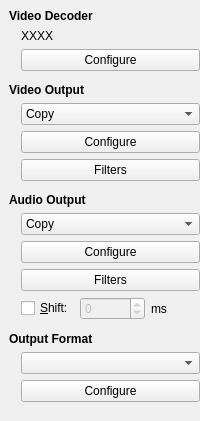
  <widget class="QDockWidget" name="codecWidget">
   <property name="styleSheet">
    <string notr="true"/>
   </property>
   <property name="features">
    <set>QDockWidget::NoDockWidgetFeatures</set>
   </property>
   <property name="allowedAreas">
    <set>Qt::LeftDockWidgetArea|Qt::RightDockWidgetArea</set>
   </property>
   <property name="windowTitle">
    <string>Codec Options</string>
   </property>
   <attribute name="dockWidgetArea">
    <number>1</number>
   </attribute>
   <widget class="QWidget" name="dockWidgetContents">
    <layout class="QVBoxLayout" name="verticalLayout_9">
     <property name="spacing">
      <number>0</number>
     </property>
     <property name="leftMargin">
      <number>9</number>
     </property>
     <property name="topMargin">
      <number>9</number>
     </property>
     <property name="rightMargin">
      <number>0</number>
     </property>
     <property name="bottomMargin">
      <number>9</number>
     </property>
     <item>
      <layout class="QVBoxLayout" name="verticalLayout_3">
       <property name="spacing">
        <number>0</number>
       </property>
       <property name="sizeConstraint">
        <enum>QLayout::SetDefaultConstraint</enum>
       </property>
       <item>
        <widget class="QLabel" name="label_7">
         <property name="text">
          <string>&lt;b&gt;Video Decoder&lt;b&gt;</string>
         </property>
        </widget>
       </item>
       <item>
        <spacer name="verticalSpacer_7">
         <property name="orientation">
          <enum>Qt::Vertical</enum>
         </property>
         <property name="sizeType">
          <enum>QSizePolicy::Fixed</enum>
         </property>
         <property name="sizeHint" stdset="0">
          <size>
           <width>20</width>
           <height>6</height>
          </size>
         </property>
        </spacer>
       </item>
       <item>
        <layout class="QHBoxLayout" name="videoLayout_2">
         <property name="spacing">
          <number>0</number>
         </property>
         <property name="margin">
          <number>0</number>
         </property>
         <item>
          <spacer>
           <property name="orientation">
            <enum>Qt::Horizontal</enum>
           </property>
           <property name="sizeType">
            <enum>QSizePolicy::Fixed</enum>
           </property>
           <property name="sizeHint" stdset="0">
            <size>
             <width>12</width>
             <height>0</height>
            </size>
           </property>
          </spacer>
         </item>
         <item>
          <layout class="QVBoxLayout" name="_6">
           <property name="spacing">
            <number>6</number>
           </property>
           <property name="margin">
            <number>0</number>
           </property>
           <item>
            <widget class="QLabel" name="labelVideoDecoder">
             <property name="text">
              <string>XXXX</string>
             </property>
            </widget>
           </item>
           <item>
            <widget class="QPushButton" name="pushButtonDecoderConf">
             <property name="enabled">
              <bool>true</bool>
             </property>
             <property name="sizePolicy">
              <sizepolicy hsizetype="Minimum" vsizetype="Fixed">
               <horstretch>0</horstretch>
               <verstretch>0</verstretch>
              </sizepolicy>
             </property>
             <property name="text">
              <string>Configure</string>
             </property>
            </widget>
           </item>
          </layout>
         </item>
        </layout>
       </item>
       <item>
        <spacer name="verticalSpacer_11">
         <property name="orientation">
          <enum>Qt::Vertical</enum>
         </property>
         <property name="sizeType">
          <enum>QSizePolicy::Fixed</enum>
         </property>
         <property name="sizeHint" stdset="0">
          <size>
           <width>20</width>
           <height>12</height>
          </size>
         </property>
        </spacer>
       </item>
       <item>
        <widget class="QLabel" name="label_3">
         <property name="sizePolicy">
          <sizepolicy hsizetype="Preferred" vsizetype="Preferred">
           <horstretch>0</horstretch>
           <verstretch>0</verstretch>
          </sizepolicy>
         </property>
         <property name="text">
          <string>&lt;b&gt;Video Output&lt;/b&gt;</string>
         </property>
         <property name="textFormat">
          <enum>Qt::AutoText</enum>
         </property>
        </widget>
       </item>
       <item>
        <spacer name="verticalSpacer_8">
         <property name="orientation">
          <enum>Qt::Vertical</enum>
         </property>
         <property name="sizeType">
          <enum>QSizePolicy::Fixed</enum>
         </property>
         <property name="sizeHint" stdset="0">
          <size>
           <width>20</width>
           <height>6</height>
          </size>
         </property>
        </spacer>
       </item>
       <item>
        <layout class="QHBoxLayout" name="videoLayout">
         <property name="spacing">
          <number>0</number>
         </property>
         <property name="margin">
          <number>0</number>
         </property>
         <item>
          <spacer>
           <property name="orientation">
            <enum>Qt::Horizontal</enum>
           </property>
           <property name="sizeType">
            <enum>QSizePolicy::Fixed</enum>
           </property>
           <property name="sizeHint" stdset="0">
            <size>
             <width>12</width>
             <height>0</height>
            </size>
           </property>
          </spacer>
         </item>
         <item>
          <layout class="QVBoxLayout" name="_7" stretch="0,0,0">
           <property name="spacing">
            <number>6</number>
           </property>
           <property name="sizeConstraint">
            <enum>QLayout::SetDefaultConstraint</enum>
           </property>
           <property name="margin">
            <number>0</number>
           </property>
           <item>
            <widget class="QComboBox" name="comboBoxVideo">
             <property name="sizePolicy">
              <sizepolicy hsizetype="MinimumExpanding" vsizetype="Fixed">
               <horstretch>0</horstretch>
               <verstretch>0</verstretch>
              </sizepolicy>
             </property>
             <property name="sizeAdjustPolicy">
              <enum>QComboBox::AdjustToContents</enum>
             </property>
             <item>
              <property name="text">
               <string>Copy</string>
              </property>
             </item>
            </widget>
           </item>
           <item>
            <widget class="QPushButton" name="pushButtonVideoConf">
             <property name="enabled">
              <bool>true</bool>
             </property>
             <property name="sizePolicy">
              <sizepolicy hsizetype="Minimum" vsizetype="Fixed">
               <horstretch>0</horstretch>
               <verstretch>0</verstretch>
              </sizepolicy>
             </property>
             <property name="text">
              <string>Configure</string>
             </property>
            </widget>
           </item>
           <item>
            <widget class="QPushButton" name="pushButtonVideoFilter">
             <property name="enabled">
              <bool>true</bool>
             </property>
             <property name="sizePolicy">
              <sizepolicy hsizetype="Minimum" vsizetype="Fixed">
               <horstretch>0</horstretch>
               <verstretch>0</verstretch>
              </sizepolicy>
             </property>
             <property name="text">
              <string>Filters</string>
             </property>
            </widget>
           </item>
          </layout>
         </item>
        </layout>
       </item>
       <item>
        <spacer name="verticalSpacer_12">
         <property name="orientation">
          <enum>Qt::Vertical</enum>
         </property>
         <property name="sizeType">
          <enum>QSizePolicy::Fixed</enum>
         </property>
         <property name="sizeHint" stdset="0">
          <size>
           <width>20</width>
           <height>12</height>
          </size>
         </property>
        </spacer>
       </item>
       <item>
        <widget class="QLabel" name="label_5">
         <property name="sizePolicy">
          <sizepolicy hsizetype="Preferred" vsizetype="Preferred">
           <horstretch>0</horstretch>
           <verstretch>0</verstretch>
          </sizepolicy>
         </property>
         <property name="text">
          <string>&lt;b&gt;Audio Output&lt;/b&gt;</string>
         </property>
         <property name="textFormat">
          <enum>Qt::AutoText</enum>
         </property>
        </widget>
       </item>
       <item>
        <spacer name="verticalSpacer_9">
         <property name="orientation">
          <enum>Qt::Vertical</enum>
         </property>
         <property name="sizeType">
          <enum>QSizePolicy::Fixed</enum>
         </property>
         <property name="sizeHint" stdset="0">
          <size>
           <width>20</width>
           <height>6</height>
          </size>
         </property>
        </spacer>
       </item>
       <item>
        <layout class="QHBoxLayout" name="AudioLayout">
         <property name="spacing">
          <number>0</number>
         </property>
         <property name="margin">
          <number>0</number>
         </property>
         <item>
          <spacer>
           <property name="orientation">
            <enum>Qt::Horizontal</enum>
           </property>
           <property name="sizeType">
            <enum>QSizePolicy::Fixed</enum>
           </property>
           <property name="sizeHint" stdset="0">
            <size>
             <width>12</width>
             <height>0</height>
            </size>
           </property>
          </spacer>
         </item>
         <item>
          <layout class="QVBoxLayout" name="_8">
           <property name="spacing">
            <number>6</number>
           </property>
           <property name="sizeConstraint">
            <enum>QLayout::SetDefaultConstraint</enum>
           </property>
           <property name="margin">
            <number>0</number>
           </property>
           <item>
            <widget class="QComboBox" name="comboBoxAudio">
             <property name="sizePolicy">
              <sizepolicy hsizetype="MinimumExpanding" vsizetype="Minimum">
               <horstretch>0</horstretch>
               <verstretch>0</verstretch>
              </sizepolicy>
             </property>
             <property name="sizeAdjustPolicy">
              <enum>QComboBox::AdjustToContents</enum>
             </property>
             <item>
              <property name="text">
               <string>Copy</string>
              </property>
             </item>
            </widget>
           </item>
           <item>
            <widget class="QPushButton" name="pushButtonAudioConf">
             <property name="enabled">
              <bool>true</bool>
             </property>
             <property name="sizePolicy">
              <sizepolicy hsizetype="Minimum" vsizetype="Fixed">
               <horstretch>0</horstretch>
               <verstretch>0</verstretch>
              </sizepolicy>
             </property>
             <property name="text">
              <string>Configure</string>
             </property>
            </widget>
           </item>
           <item>
            <widget class="QPushButton" name="pushButtonAudioFilter">
             <property name="enabled">
              <bool>true</bool>
             </property>
             <property name="sizePolicy">
              <sizepolicy hsizetype="Minimum" vsizetype="Fixed">
               <horstretch>0</horstretch>
               <verstretch>0</verstretch>
              </sizepolicy>
             </property>
             <property name="text">
              <string>Filters</string>
             </property>
            </widget>
           </item>
           <item>
            <layout class="QHBoxLayout" name="_9">
             <property name="spacing">
              <number>6</number>
             </property>
             <property name="sizeConstraint">
              <enum>QLayout::SetDefaultConstraint</enum>
             </property>
             <property name="margin">
              <number>0</number>
             </property>
             <item>
              <widget class="QCheckBox" name="checkBox_TimeShift">
               <property name="text">
                <string>&amp;Shift:</string>
               </property>
              </widget>
             </item>
             <item>
              <widget class="QSpinBox" name="spinBox_TimeValue">
               <property name="enabled">
                <bool>false</bool>
               </property>
               <property name="sizePolicy">
                <sizepolicy hsizetype="Minimum" vsizetype="Fixed">
                 <horstretch>0</horstretch>
                 <verstretch>0</verstretch>
                </sizepolicy>
               </property>
               <property name="minimum">
                <number>-99999</number>
               </property>
               <property name="maximum">
                <number>99999</number>
               </property>
              </widget>
             </item>
             <item>
              <widget class="QLabel" name="label_11">
               <property name="sizePolicy">
                <sizepolicy hsizetype="Preferred" vsizetype="Preferred">
                 <horstretch>0</horstretch>
                 <verstretch>0</verstretch>
                </sizepolicy>
               </property>
               <property name="text">
                <string>ms</string>
               </property>
              </widget>
             </item>
            </layout>
           </item>
          </layout>
         </item>
        </layout>
       </item>
       <item>
        <spacer name="verticalSpacer_13">
         <property name="orientation">
          <enum>Qt::Vertical</enum>
         </property>
         <property name="sizeType">
          <enum>QSizePolicy::Fixed</enum>
         </property>
         <property name="sizeHint" stdset="0">
          <size>
           <width>20</width>
           <height>12</height>
          </size>
         </property>
        </spacer>
       </item>
       <item>
        <widget class="QLabel" name="label_4">
         <property name="sizePolicy">
          <sizepolicy hsizetype="Preferred" vsizetype="Preferred">
           <horstretch>0</horstretch>
           <verstretch>0</verstretch>
          </sizepolicy>
         </property>
         <property name="text">
          <string>&lt;b&gt;Output Format&lt;/b&gt;</string>
         </property>
         <property name="textFormat">
          <enum>Qt::AutoText</enum>
         </property>
        </widget>
       </item>
       <item>
        <spacer name="verticalSpacer_10">
         <property name="orientation">
          <enum>Qt::Vertical</enum>
         </property>
         <property name="sizeType">
          <enum>QSizePolicy::Fixed</enum>
         </property>
         <property name="sizeHint" stdset="0">
          <size>
           <width>20</width>
           <height>6</height>
          </size>
         </property>
        </spacer>
       </item>
       <item>
        <layout class="QHBoxLayout" name="horizontalLayout">
         <property name="spacing">
          <number>0</number>
         </property>
         <item>
          <spacer>
           <property name="orientation">
            <enum>Qt::Horizontal</enum>
           </property>
           <property name="sizeType">
            <enum>QSizePolicy::Fixed</enum>
           </property>
           <property name="sizeHint" stdset="0">
            <size>
             <width>12</width>
             <height>0</height>
            </size>
           </property>
          </spacer>
         </item>
         <item>
          <layout class="QVBoxLayout" name="verticalLayout_2">
           <property name="spacing">
            <number>6</number>
           </property>
           <item>
            <widget class="QComboBox" name="comboBoxFormat">
             <property name="sizePolicy">
              <sizepolicy hsizetype="MinimumExpanding" vsizetype="Fixed">
               <horstretch>0</horstretch>
               <verstretch>0</verstretch>
              </sizepolicy>
             </property>
             <property name="sizeAdjustPolicy">
              <enum>QComboBox::AdjustToContents</enum>
             </property>
            </widget>
           </item>
           <item>
            <widget class="QPushButton" name="pushButtonFormatConfigure">
             <property name="enabled">
              <bool>true</bool>
             </property>
             <property name="sizePolicy">
              <sizepolicy hsizetype="Minimum" vsizetype="Fixed">
               <horstretch>0</horstretch>
               <verstretch>0</verstretch>
              </sizepolicy>
             </property>
             <property name="text">
              <string>Configure</string>
             </property>
            </widget>
           </item>
          </layout>
         </item>
        </layout>
       </item>
      </layout>
     </item>
     <item>
      <spacer name="verticalSpacer_3">
       <property name="orientation">
        <enum>Qt::Vertical</enum>
       </property>
       <property name="sizeType">
        <enum>QSizePolicy::Expanding</enum>
       </property>
       <property name="sizeHint" stdset="0">
        <size>
         <width>20</width>
         <height>10</height>
        </size>
       </property>
      </spacer>
     </item>
    </layout>
   </widget>
  </widget>
